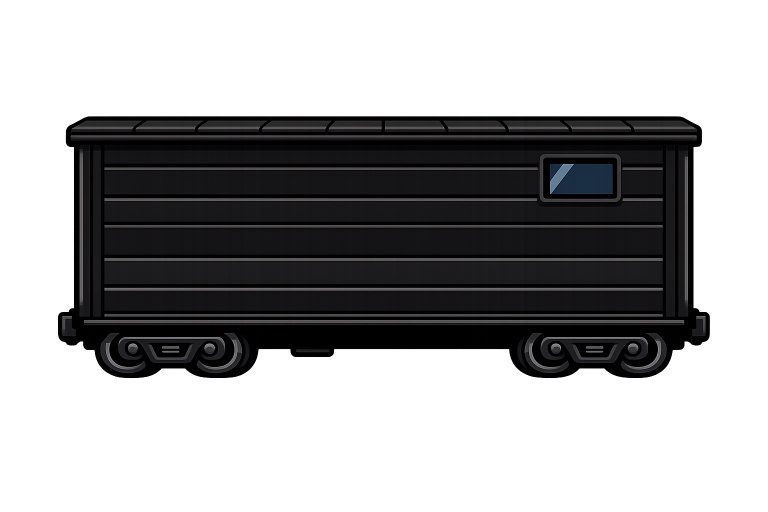
#> input picture app/assets/cards/black.png, 1536 x 1024 px (shown at 1/2 size)
$ python process-card.py ../app/assets/cards/black.png out.png
#> lines starting #> are read from the running program, lines starting #| are printed output that depends on the picture; after the words box and inside, x2 and y2 are one past the last pixel; in counts of white or black regions, pixels touching at a corner belong together
#> in main, img is the input picture: PIL image 1536x1024 RGBA; mean R, G, B, A 68.2, 67.8, 68.7, 99.6
#| Input: (1536, 1024), mode=RGBA
#!/usr/bin/env python3
"""Post-process generated card images.

Takes a 1024x1024 RGB image from Gemini, removes the background with
proper alpha-aware edge handling, crops, and resizes to 600x420.

Usage:
    python3 process-card.py input.png output.png
    python3 process-card.py input.png output.png --fuzz 30
"""

import sys
from PIL import Image, ImageFilter
import numpy as np
from collections import deque


def flood_fill_mask(img_array, tolerance=25):
    """Create a background mask using flood fill from all edges.

    Unlike a global color threshold, this only marks pixels that are
    reachable from the image border -- so internal light-colored areas
    (like window panes) are preserved.
    """
#> called with tolerance = 30
    h, w = img_array.shape[:2]
#> h = 1024; w = 1536
    bg_color = img_array[0, 0, :3].astype(np.float64)
#> bg_color = [169, 169, 169]
    visited = np.zeros((h, w), dtype=bool)
    is_background = np.zeros((h, w), dtype=bool)

    # Pre-compute color distance from background for every pixel
    rgb = img_array[:, :, :3].astype(np.float64)
    diff = np.sqrt(np.sum((rgb - bg_color) ** 2, axis=2))
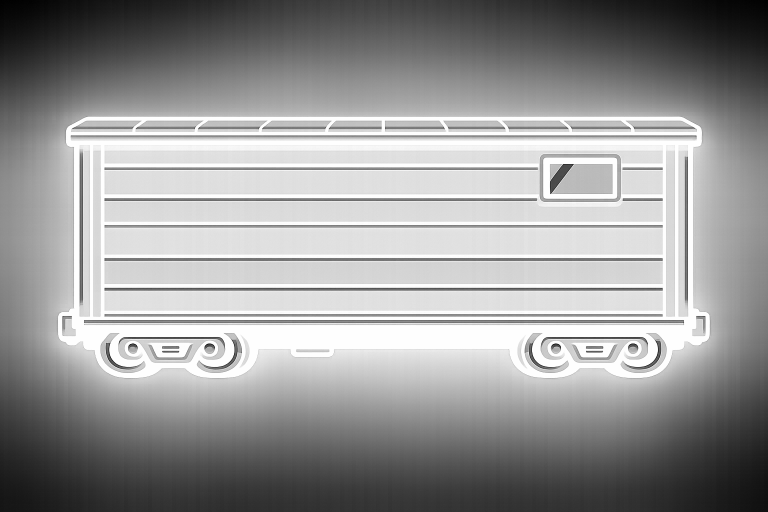
#> diff: shape (1024, 1536) float64 (shown at 1/2 size); min 0, max 292.7, mean 174.6; drawn with min black and max white

    # Seed from all border pixels that are close to background color
    queue = deque()
    for x in range(w):
        for y in [0, h - 1]:
            if diff[y, x] <= tolerance:
                queue.append((y, x))
                visited[y, x] = True
                is_background[y, x] = True
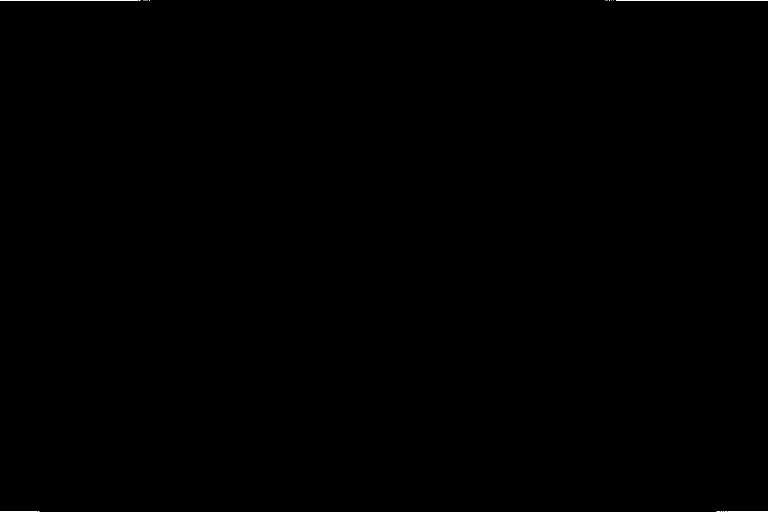
#> is_background: shape (1024, 1536) bool (shown at 1/2 size); 0.05% white in thin lines or dots
    for y in range(h):
        for x in [0, w - 1]:
            if diff[y, x] <= tolerance and not visited[y, x]:
                queue.append((y, x))
                visited[y, x] = True
                is_background[y, x] = True
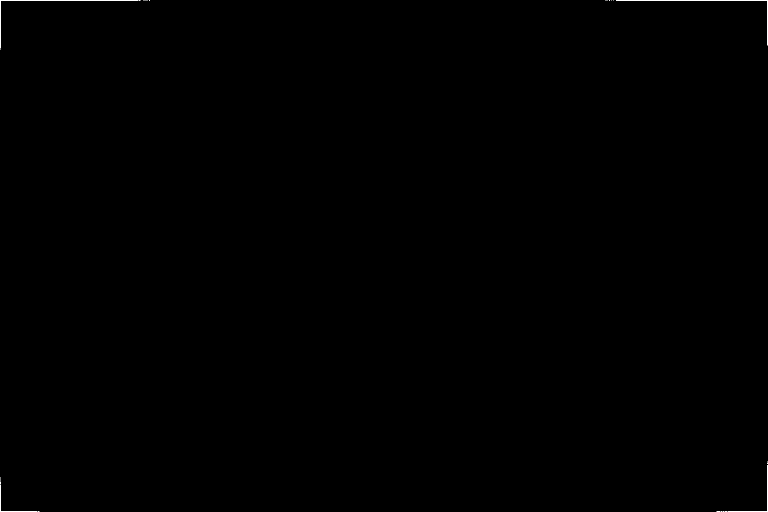
#> is_background: shape (1024, 1536) bool (shown at 1/2 size); 0.07% white in thin lines or dots

    # BFS flood fill
    while queue:
        cy, cx = queue.popleft()
        for dy, dx in [(-1, 0), (1, 0), (0, -1), (0, 1)]:
            ny, nx = cy + dy, cx + dx
            if 0 <= ny < h and 0 <= nx < w and not visited[ny, nx]:
                visited[ny, nx] = True
                if diff[ny, nx] <= tolerance:
                    is_background[ny, nx] = True
                    queue.append((ny, nx))
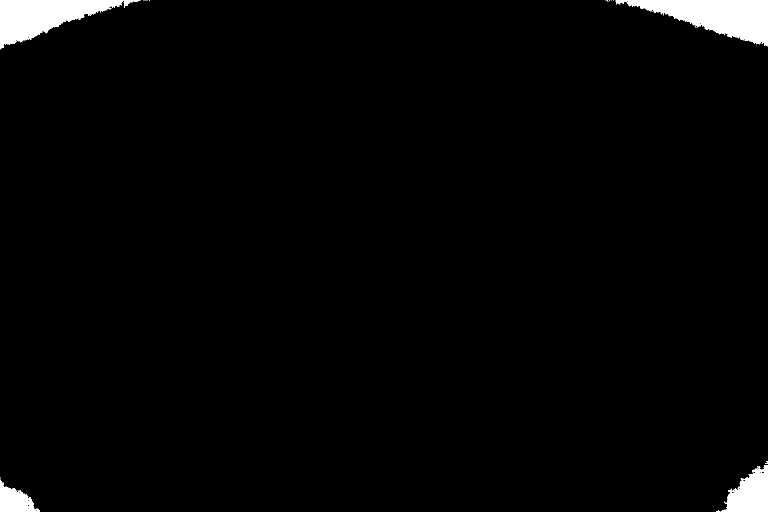
#> is_background: shape (1024, 1536) bool (shown at 1/2 size); 2.2% white; 21 white regions (17 under 20 px), largest, box (x1, y1, x2, y2) and area: (1231, 0, 1536, 93) 14212, (0, 0, 280, 97) 12574, (1442, 930, 1536, 1024) 5458, (0, 959, 80, 1024) 2764
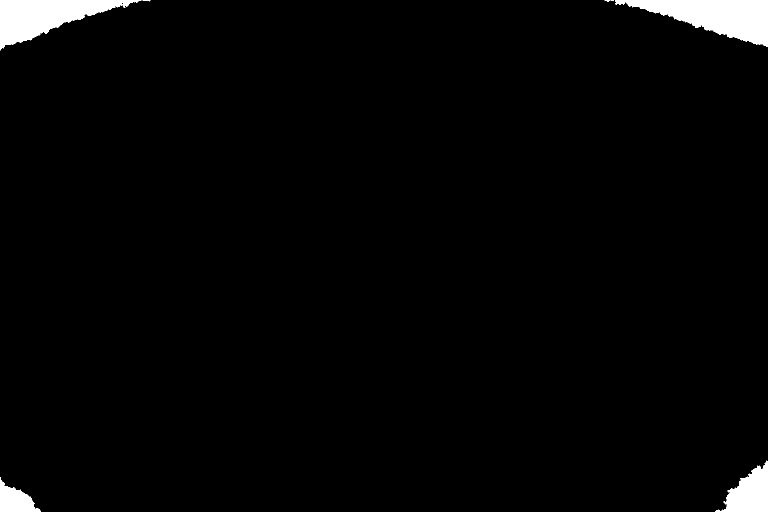
#> visited: shape (1024, 1536) bool (shown at 1/2 size); 2.3% white; 8 white regions (3 under 20 px), largest, box (x1, y1, x2, y2) and area: (1230, 0, 1536, 94) 14794, (0, 0, 283, 101) 13107, (1431, 921, 1536, 1024) 5920, (0, 954, 81, 1024) 3060, (1209, 0, 1221, 4) 25

    return is_background


def remove_background(img, fuzz=30):
    """Remove background using flood fill with soft alpha edges."""
    rgba = img.convert("RGBA")
    data = np.array(rgba)

    print("  Flood filling from edges...")
    bg_mask = flood_fill_mask(data, tolerance=fuzz)

    # For pixels right at the boundary between bg and subject,
    # compute a soft alpha based on color distance from background.
    # This handles anti-aliased edges gracefully.
    bg_color = data[0, 0, :3].astype(np.float64)
#> bg_color = [169, 169, 169]
    rgb = data[:, :, :3].astype(np.float64)
    color_dist = np.sqrt(np.sum((rgb - bg_color) ** 2, axis=2))

    # Create alpha channel:
    # - Background pixels (flood-filled): fully transparent
    # - Subject pixels far from bg color: fully opaque
    # - Edge pixels near bg color but not flood-filled: partial alpha
    alpha = np.full(data.shape[:2], 255, dtype=np.uint8)
    alpha[bg_mask] = 0

    # Soft edge: for non-background pixels within 2x the fuzz range,
    # scale alpha by how far they are from the background color
    edge_zone = (~bg_mask) & (color_dist < fuzz * 2)
#> edge_zone: shape (1024, 1536) bool; 7.5% white; 1128 white regions (1096 under 20 px), largest, box (x1, y1, x2, y2) and area: (0, 859, 720, 1024) 32040, (916, 841, 1536, 1024) 29706, (0, 0, 520, 152) 24777
    edge_alpha = np.clip((color_dist[edge_zone] - fuzz * 0.5) / (fuzz * 1.5) * 255, 0, 255)
    alpha[edge_zone] = edge_alpha.astype(np.uint8)

    data[:, :, 3] = alpha
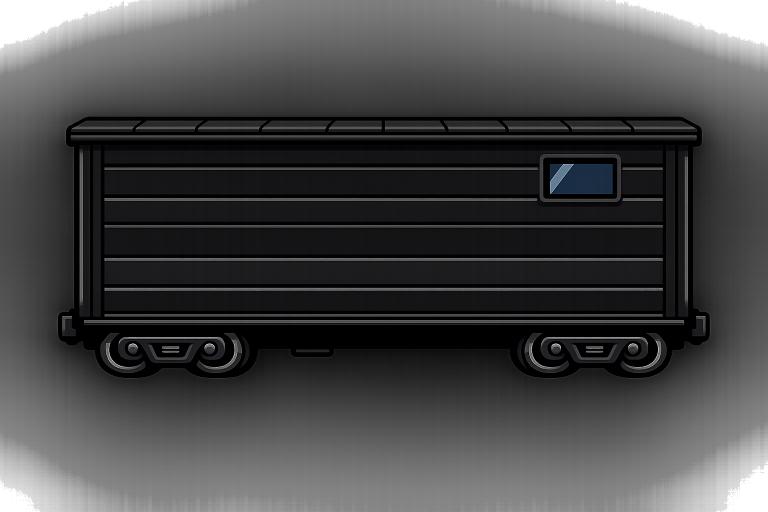
#> data: shape (1024, 1536, 4) (shown at 1/2 size); mean R, G, B, A 68.2, 67.8, 68.7, 243.9; transparent parts drawn white
    return Image.fromarray(data)


def crop_to_content(img, padding=2):
    """Crop to bounding box of non-transparent pixels with small padding."""
#> called with padding = 2
    bbox = img.getbbox()
#> bbox = (0, 0, 1536, 1024)
    if bbox is None:
        return img
    # Add padding
    x1 = max(0, bbox[0] - padding)
#> x1 = 0
    y1 = max(0, bbox[1] - padding)
#> y1 = 0
    x2 = min(img.width, bbox[2] + padding)
#> x2 = 1536
    y2 = min(img.height, bbox[3] + padding)
#> y2 = 1024
#|   Cropped to content: (1536, 1024)
    return img.crop((x1, y1, x2, y2))


def fit_to_canvas(img, width=600, height=420):
    """Resize to fit within canvas and center with transparent padding."""
#> called with width = 600, height = 420
    margin = 0.03  # 3% margin on each side
    target_w = int(width * (1 - 2 * margin))
    target_h = int(height * (1 - 2 * margin))

    ratio = min(target_w / img.width, target_h / img.height)
#> ratio = 0.367
    new_w = int(img.width * ratio)
#> new_w = 564
    new_h = int(img.height * ratio)
#> new_h = 376
    resized = img.resize((new_w, new_h), Image.LANCZOS)

    canvas = Image.new("RGBA", (width, height), (0, 0, 0, 0))
#> canvas: PIL image 600x420 RGBA; every value is 0
    x = (width - new_w) // 2
#> x = 18
    y = (height - new_h) // 2
#> y = 22
    canvas.paste(resized, (x, y), resized)
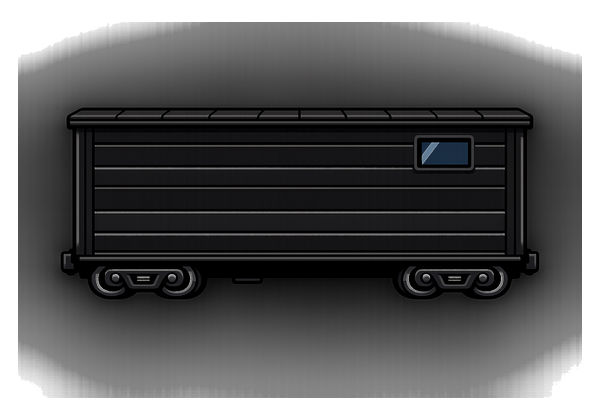
#> canvas: PIL image 600x420 RGBA; mean R, G, B, A 51.9, 51.6, 52.3, 202.4; transparent parts drawn white

    return canvas


def main():
    if len(sys.argv) < 3:
        print("Usage: python3 process-card.py input.png output.png [--fuzz N]")
        sys.exit(1)

    input_path = sys.argv[1]
    output_path = sys.argv[2]
    fuzz = 30

    if "--fuzz" in sys.argv:
        idx = sys.argv.index("--fuzz")
        fuzz = int(sys.argv[idx + 1])

    img = Image.open(input_path)
    print(f"Input: {img.size}, mode={img.mode}")

    img = remove_background(img, fuzz=fuzz)
    print("  Background removed")

    img = crop_to_content(img)
    print(f"  Cropped to content: {img.size}")

    img = fit_to_canvas(img)
    print(f"  Final: {img.size}")
#|   Final: (600, 420)

    img.save(output_path)
    print(f"  Saved to: {output_path}")


if __name__ == "__main__":
    main()

$ run again, on app/assets/cards/green.png
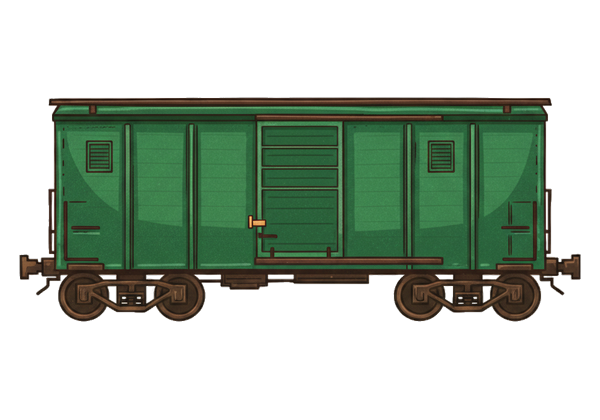
#> input picture app/assets/cards/green.png, 600 x 420 px
#> in main, img is the input picture: PIL image 600x420 RGBA; mean R, G, B, A 23.1, 36.7, 23.2, 102.8
#| Input: (600, 420), mode=RGBA
#> in flood_fill_mask, `bg_color = img_array[0, 0, :3].astype(np.float64)`: bg_color = [0, 0, 0]
#> after the loop in flood_fill_mask, `for x in range(w):`:
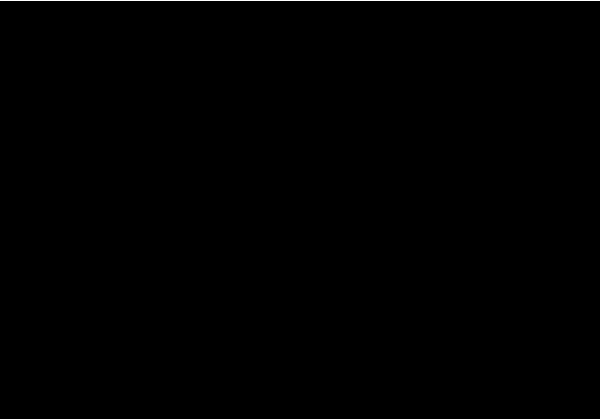
#> is_background: shape (420, 600) bool; 0.48% white in thin lines or dots
#> edge_zone: shape (420, 600) bool; 3.2% white in thin lines or dots, all inside (x1, y1, x2, y2) = (19, 97, 580, 322)
#> edge_alpha = 8140 values, max 254.9 at index 721, min 0 at index 3221, mean 187.7
#> data: shape (420, 600, 4); 4.2% of pixels changed, all inside (x1, y1, x2, y2) = (19, 97, 581, 322)
#> bbox = (19, 97, 581, 322)
#> x1 = 17
#> y1 = 95
#> x2 = 583
#> y2 = 324
#|   Cropped to content: (566, 229)
#> in fit_to_canvas, `canvas.paste(resized, (x, y), resized)`:
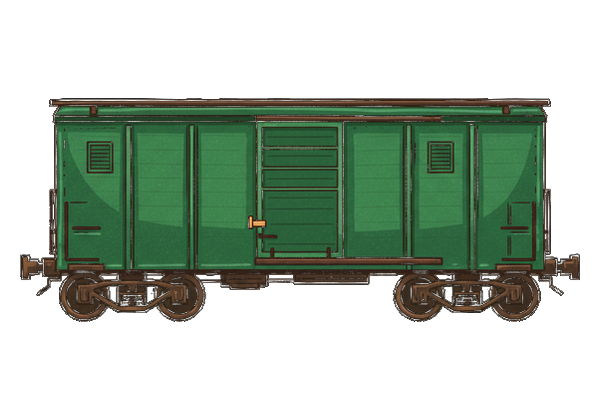
#> canvas: PIL image 600x420 RGBA; mean R, G, B, A 22.7, 36.3, 22.9, 100.7; transparent parts drawn white
#|   Final: (600, 420)

$ run again, on app/assets/cards/locomotive.png
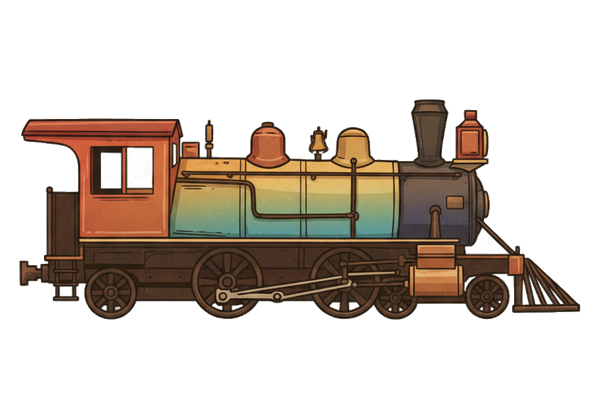
#> input picture app/assets/cards/locomotive.png, 600 x 420 px
#> in main, img is the input picture: PIL image 600x420 RGBA; mean R, G, B, A 34.6, 25.7, 17.8, 79.3
#| Input: (600, 420), mode=RGBA
#> in flood_fill_mask, `bg_color = img_array[0, 0, :3].astype(np.float64)`: bg_color = [0, 0, 0]
#> after the loop in flood_fill_mask, `for x in range(w):`:
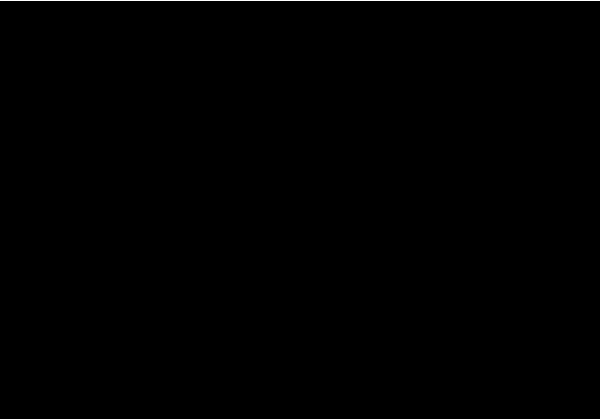
#> is_background: shape (420, 600) bool; 0.48% white in thin lines or dots
#> edge_zone: shape (420, 600) bool; 4.4% white; 703 white regions (622 under 20 px), largest, box (x1, y1, x2, y2) and area: (84, 254, 308, 318) 1200, (128, 148, 152, 187) 799, (101, 153, 120, 188) 636
#> edge_alpha = 11046 values, max 254.9 at index 881, min 0 at index 170, mean 166.5
#> data: shape (420, 600, 4); 5.76% of pixels changed, all inside (x1, y1, x2, y2) = (19, 99, 581, 320)
#> bbox = (19, 99, 581, 320)
#> x1 = 17
#> y1 = 97
#> x2 = 583
#> y2 = 322
#|   Cropped to content: (566, 225)
#> in fit_to_canvas, `canvas.paste(resized, (x, y), resized)`:
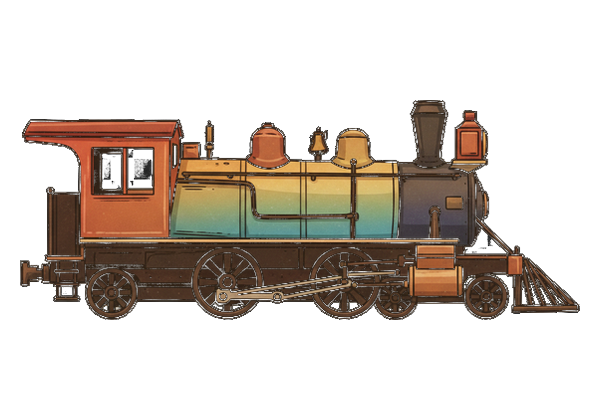
#> canvas: PIL image 600x420 RGBA; mean R, G, B, A 34.1, 25.3, 17.5, 76.8; transparent parts drawn white
#|   Final: (600, 420)
